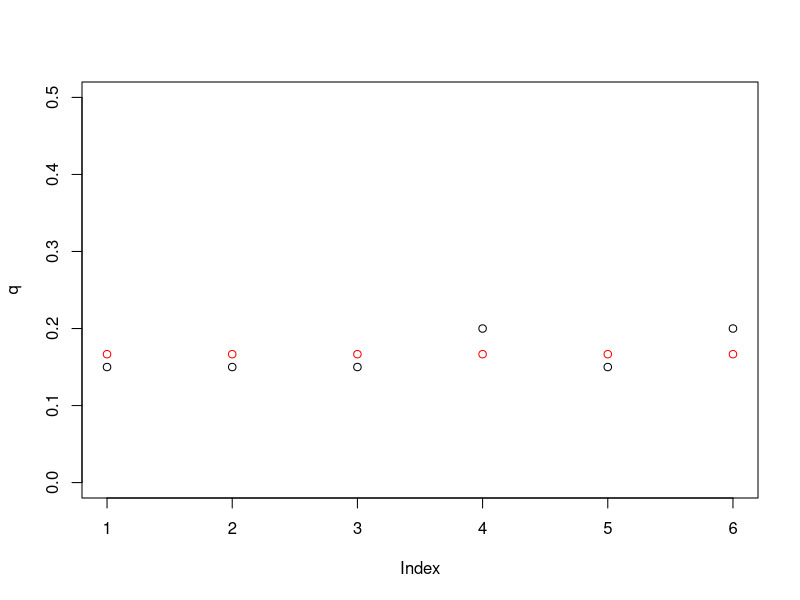

Source code (R):
roll_dice <- function(rolls, sides) {
  sample(sides, size = rolls, replace = TRUE)
}

roll_dice(20, 6)

# calculate theoretical information entropy
-sum(1 / 6 * log(1 / 6))

p <- rep(1/6, times = 6)

# generate a sample to estimate the probability of each outcome
x <- roll_dice(20, 6)

# ger the empirical frequencies of each outcome (your estimate)
q <- tabulate(x) / length(x)

plot(q, ylim = c(0, .5))
points(1:6, rep(1/6, times = 6), col = "red")

# calculate KL divergence
sum(p * log(p/q))

